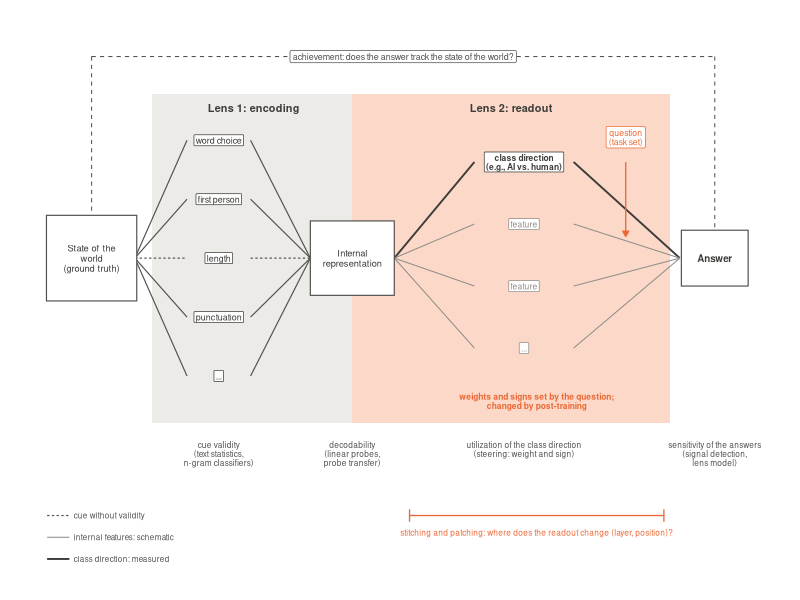

Write the R code that produced this figure. (Note: this script raises an error after producing the figure.)
# Conceptual figure: Brunswik's lens model with an internal lens.
#   Lens 1 (encoding):  state of the world -> cues in the text -> internal representation
#                        measured by cue validity (text statistics) and decodability (probes)
#   Lens 2 (readout):   internal representation -> internal features -> answer, weighted by
#                        the question; measured by steering (weight and sign of the measured
#                        class direction) and the answers (signal detection, lens model)
# Post-training changes lens 2 (orange); stitching and patching locate the change.
# Precedents for splitting the judge side: Funder's realistic accuracy model (detection vs.
# utilization); encoding vs. read-out in neuroscience (Panzeri et al., 2017).
# Writes paper/figures/fig_lens_two_stage.{pdf,png}.  Usage: Rscript plots/fig_lens.R

suppressPackageStartupMessages({ library(ggplot2) })

BLUE <- "#2a78d6"; ORANGE <- "#eb6834"; INK <- "#52514e"; DARK <- "#3d3c39"
GREY <- "#b8b6b0"; TILE <- "#ecebe7"; LIGHTORANGE <- "#fbd8c8"; MID <- "#8f8d88"
OUT <- "paper/figures"
arr <- function(len = 0.06) arrow(length = unit(len, "in"), type = "closed")

world <- c(0.95, 3); rep_xy <- c(5.05, 3); ans_xy <- c(10.75, 3)
cue_x <- 2.95; cue_y <- c(4.9, 3.95, 3, 2.05, 1.1)
cues <- data.frame(x = cue_x, y = cue_y, lab = c("word choice", "first person", "length", "punctuation", "..."),
                   valid = c(TRUE, TRUE, FALSE, TRUE, TRUE))
feat_x <- 7.75; feat_y <- c(4.55, 3.55, 2.55, 1.55)
feats <- data.frame(x = feat_x, y = feat_y, measured = c(TRUE, FALSE, FALSE, FALSE),
                    lab = c("class direction\n(e.g., AI vs. human)", "feature", "feature", "..."))

l1a <- data.frame(x = world[1] + 0.68, y = world[2], xend = cue_x - 0.5, yend = cue_y, valid = cues$valid)
l1b <- data.frame(x = cue_x + 0.5, y = cue_y, xend = rep_xy[1] - 0.66, yend = rep_xy[2], valid = cues$valid)
l2a <- data.frame(x = rep_xy[1] + 0.66, y = rep_xy[2], xend = feat_x - 0.78, yend = feat_y, measured = feats$measured)
l2b <- data.frame(x = feat_x + 0.78, y = feat_y, xend = ans_xy[1] - 0.55, yend = ans_xy[2], measured = feats$measured)

box <- function(xy, w, h, col, lab, size = 2.35, face = "plain") {
  list(annotate("rect", xmin = xy[1] - w / 2, xmax = xy[1] + w / 2, ymin = xy[2] - h / 2, ymax = xy[2] + h / 2,
                fill = "white", colour = col, linewidth = 0.4),
       annotate("text", x = xy[1], y = xy[2], label = lab, size = size, colour = DARK, fontface = face,
                lineheight = 0.9))
}

p <- ggplot() +
  # lens regions
  annotate("rect", xmin = 1.9, xmax = 5.05, ymin = 0.35, ymax = 5.65, fill = TILE, colour = NA) +
  annotate("rect", xmin = 5.05, xmax = 10.05, ymin = 0.35, ymax = 5.65, fill = LIGHTORANGE, colour = NA) +
  annotate("text", x = 3.5, y = 5.42, label = "Lens 1: encoding", size = 2.75, fontface = "bold", colour = DARK) +
  annotate("text", x = 7.55, y = 5.42, label = "Lens 2: readout", size = 2.75, fontface = "bold", colour = DARK) +
  # lens 1
  geom_segment(data = l1a, aes(x = x, y = y, xend = xend, yend = yend, linetype = valid), colour = INK, linewidth = 0.4) +
  geom_segment(data = l1b, aes(x = x, y = y, xend = xend, yend = yend, linetype = valid), colour = INK, linewidth = 0.4) +
  scale_linetype_manual(values = c(`TRUE` = "solid", `FALSE` = "22"), guide = "none") +
  geom_label(data = cues, aes(x = x, y = y, label = lab), size = 2.25, colour = DARK, fill = "white",
             linewidth = 0.3, label.r = unit(0.08, "lines"), label.padding = unit(0.17, "lines")) +
  # lens 2: measured class direction dark, further features schematic (grey)
  geom_segment(data = l2a, aes(x = x, y = y, xend = xend, yend = yend), colour = ifelse(l2a$measured, DARK, MID),
               linewidth = ifelse(l2a$measured, 0.65, 0.35)) +
  geom_segment(data = l2b, aes(x = x, y = y, xend = xend, yend = yend), colour = ifelse(l2b$measured, DARK, MID),
               linewidth = ifelse(l2b$measured, 0.65, 0.35)) +
  geom_label(data = feats, aes(x = x, y = y, label = lab), size = 2.15, lineheight = 0.88,
             colour = ifelse(feats$measured, DARK, MID), fill = "white",
             fontface = ifelse(feats$measured, "bold", "plain"),
             linewidth = 0.3, label.r = unit(0.08, "lines"), label.padding = unit(0.17, "lines")) +
  # the question sets the weights of lens 2
  annotate("label", x = 9.35, y = 4.95, label = "question\n(task set)", size = 2.2, colour = ORANGE,
           fill = "white", lineheight = 0.9, linewidth = 0.35) +
  annotate("segment", x = 9.35, xend = 9.35, y = 4.55, yend = 3.35, colour = ORANGE, linewidth = 0.45, arrow = arr()) +
  annotate("text", x = 7.95, y = 0.7, label = "weights and signs set by the question;\nchanged by post-training",
           size = 2.15, colour = ORANGE, fontface = "bold", lineheight = 0.9) +
  # nodes
  box(world, 1.42, 1.38, INK, "State of the\nworld\n(ground truth)") +
  box(rep_xy, 1.32, 1.2, INK, "Internal\nrepresentation") +
  box(ans_xy, 1.05, 0.9, INK, "Answer", size = 2.5, face = "bold") +
  # achievement
  annotate("segment", x = world[1], xend = ans_xy[1], y = 6.25, yend = 6.25, colour = INK, linewidth = 0.35, linetype = "dashed") +
  annotate("segment", x = c(world[1], ans_xy[1]), xend = c(world[1], ans_xy[1]), y = 6.25,
           yend = c(world[2] + 0.7, ans_xy[2] + 0.46), colour = INK, linewidth = 0.35, linetype = "dashed") +
  annotate("label", x = 5.85, y = 6.25, label = "achievement: does the answer track the state of the world?",
           size = 2.25, colour = INK, fill = "white", linewidth = 0) +
  # measures
  annotate("text", x = 2.95, y = 0.05, label = "cue validity\n(text statistics,\nn-gram classifiers)",
           size = 2.1, colour = INK, lineheight = 0.9, vjust = 1) +
  annotate("text", x = 5.05, y = 0.05, label = "decodability\n(linear probes,\nprobe transfer)",
           size = 2.1, colour = INK, lineheight = 0.9, vjust = 1) +
  annotate("text", x = 7.75, y = 0.05, label = "utilization of the class direction\n(steering: weight and sign)",
           size = 2.1, colour = INK, lineheight = 0.9, vjust = 1) +
  annotate("text", x = 10.75, y = 0.05, label = "sensitivity of the answers\n(signal detection,\nlens model)",
           size = 2.1, colour = INK, lineheight = 0.9, vjust = 1) +
  # where: stitching and patching
  annotate("segment", x = 5.95, xend = 9.95, y = -1.15, yend = -1.15, colour = ORANGE, linewidth = 0.45) +
  annotate("segment", x = c(5.95, 9.95), xend = c(5.95, 9.95), y = -1.05, yend = -1.25, colour = ORANGE, linewidth = 0.45) +
  annotate("text", x = 7.95, y = -1.42, label = "stitching and patching: where does the readout change (layer, position)?",
           size = 2.1, colour = ORANGE) +
  # legend
  annotate("segment", x = 0.25, xend = 0.6, y = -1.15, yend = -1.15, colour = INK, linewidth = 0.4, linetype = "22") +
  annotate("text", x = 0.67, y = -1.15, label = "cue without validity", size = 2.05, colour = INK, hjust = 0) +
  annotate("segment", x = 0.25, xend = 0.6, y = -1.5, yend = -1.5, colour = MID, linewidth = 0.35) +
  annotate("text", x = 0.67, y = -1.5, label = "internal features: schematic", size = 2.05, colour = INK, hjust = 0) +
  annotate("segment", x = 0.25, xend = 0.6, y = -1.85, yend = -1.85, colour = DARK, linewidth = 0.65) +
  annotate("text", x = 0.67, y = -1.85, label = "class direction: measured", size = 2.05, colour = INK, hjust = 0) +
  coord_cartesian(xlim = c(0.2, 11.4), ylim = c(-1.95, 6.6), clip = "off") +
  theme_void(base_size = 8.5) + theme(plot.margin = margin(6, 6, 6, 6))

dir.create(OUT, showWarnings = FALSE, recursive = TRUE)
f <- file.path(OUT, "fig_lens_two_stage.pdf")
ggsave(f, p, width = 7.0, height = 3.9, device = pdf)   # base pdf device: Helvetica core font, correct metrics in every viewer
embedFonts(f, outfile = f, options = "-dPDFSETTINGS=/prepress -dEmbedAllFonts=true")   # arXiv/journals: embed all fonts (needs ghostscript)
ggsave(file.path(OUT, "fig_lens_two_stage.png"), p, width = 7.0, height = 3.9, dpi = 200, bg = "white")
cat("written:", file.path(OUT, "fig_lens_two_stage.{pdf,png}"), "\n")
